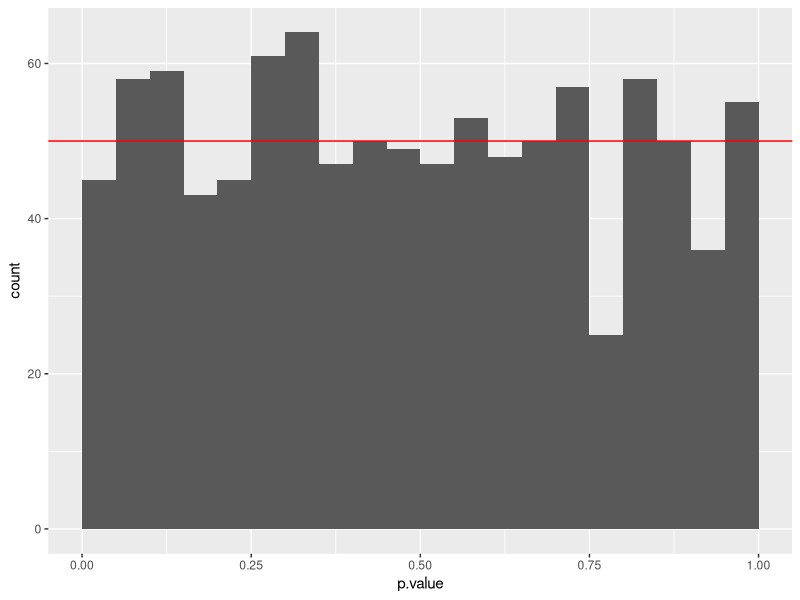
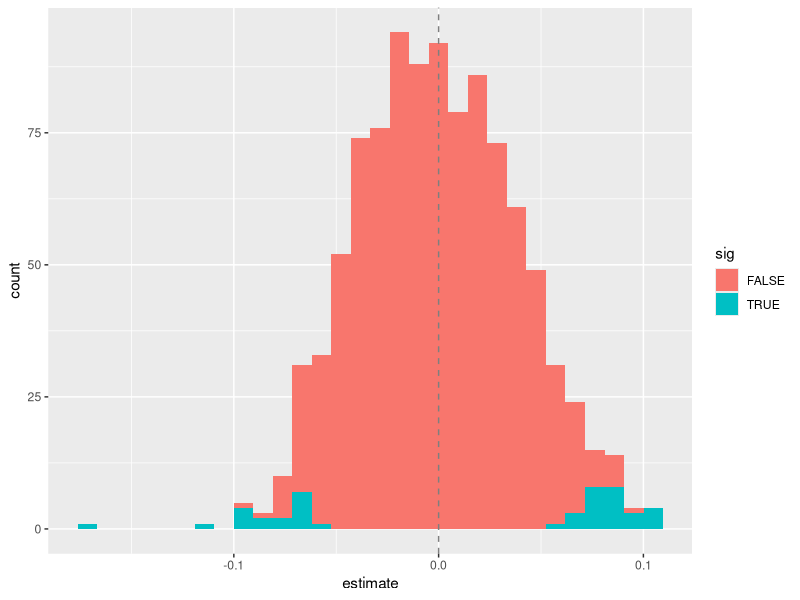
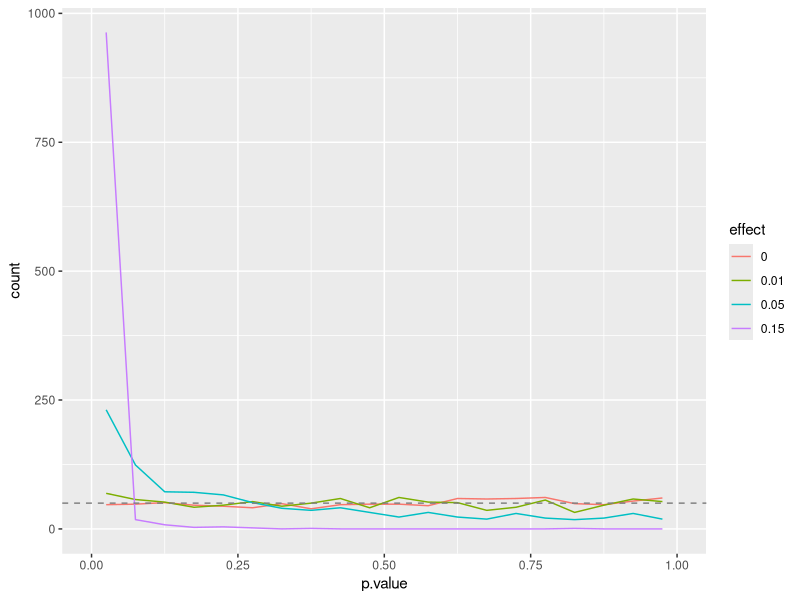
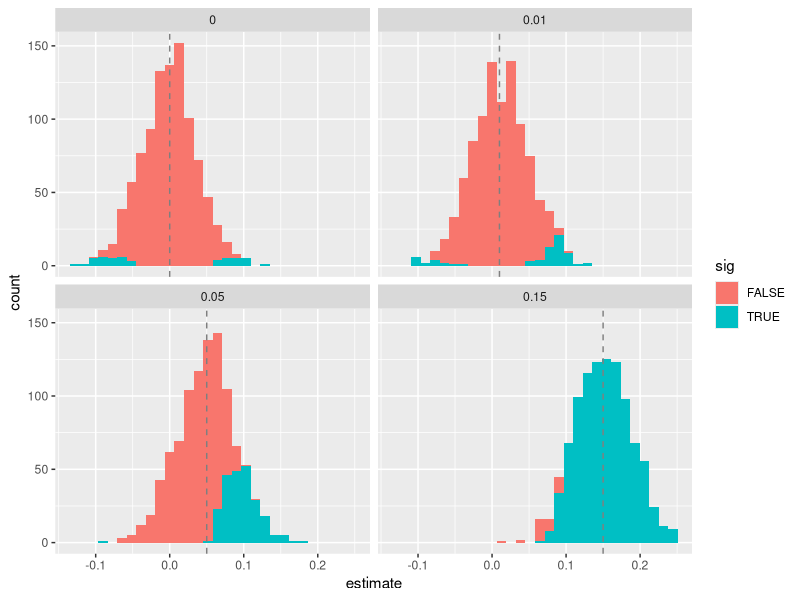
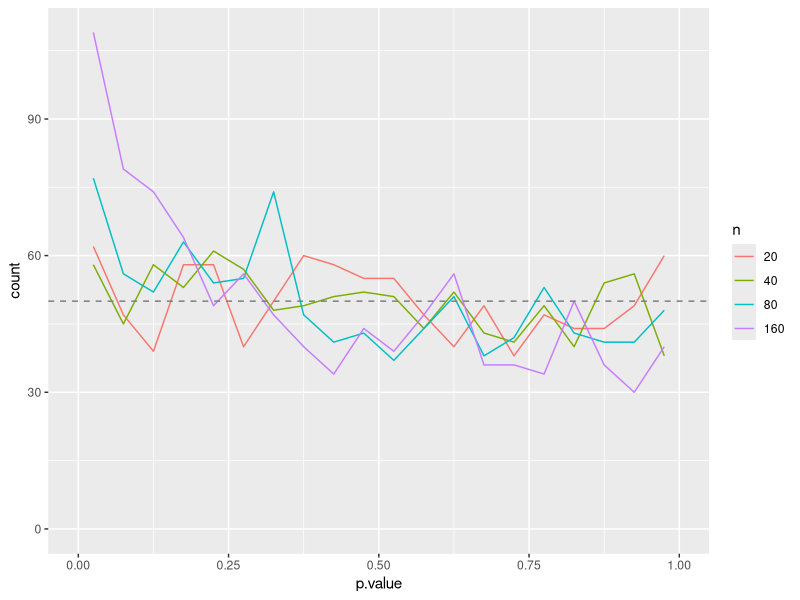
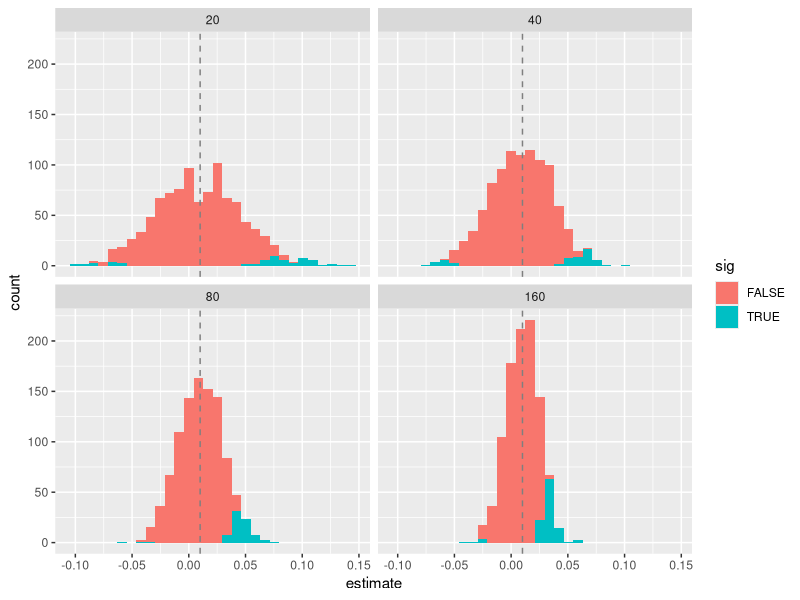
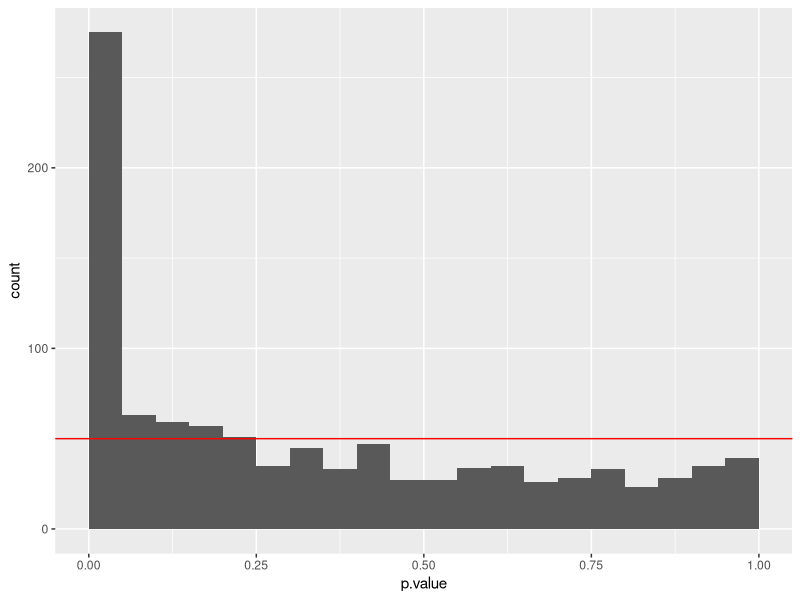
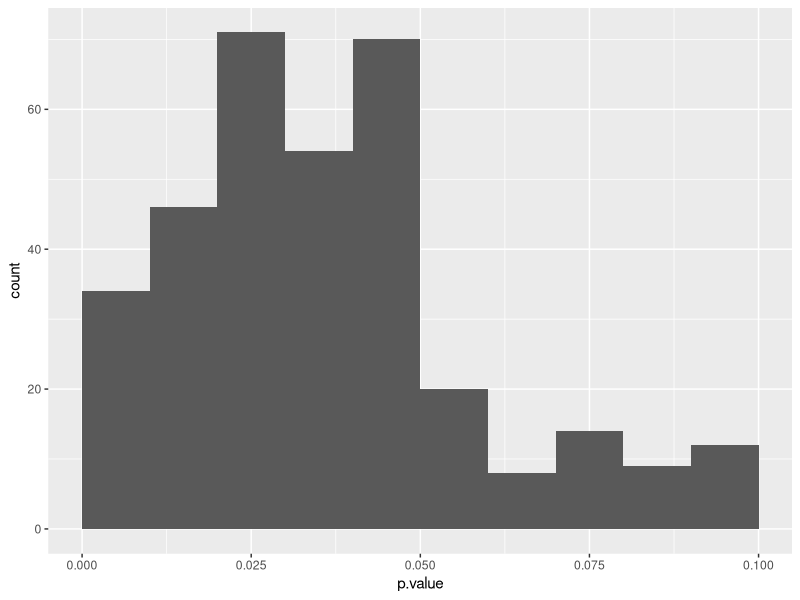

Source code (R) for these figures, in order:
#### P-VALUE PRACTICAL ####

# loading tidyverse
library(tidyverse)

# loading broom
library(broom)

#### some random data ####

# choosing random numbers
set.seed(42)    # guarantees reproducibility, put in a random number
dat <- tibble(
  x = 1:20, 
  y = rnorm(20))

# creating a model
mod <- lm(y ~ x, data = dat)

# performing an anova analyses
anova(mod)
summary(mod)

# p-value is 0.1252
# effect size (r^2) is 0.1256

# this does the same (I think), but with broom
glance(mod)
tidy(mod)

#### lots of random data ####

# we want to do this many times
rerun(.n = 2, tibble(x = 1:20, y = rnorm(20))) %>%  # do 2 first to check if it works
  map(~ lm(y ~ x, data = .)) %>% 
  map_df(glance)

# making the model:
mod1000 <- rerun(.n = 1000, tibble(x = 1:20, y = rnorm(20))) %>%  # n=1000 to run this 1000 times
  map(~ lm(y ~ x, data = .)) %>% 
  map_df(tidy) %>% 
  filter(term == "x")

nbins <- 20
ggplot(mod1000, aes(x = p.value)) + 
  geom_histogram(binwidth = 1/nbins, center = 1/nbins/2) + # make bins centered correctly
  geom_hline(yintercept = 1000/nbins, colour = "red")
# this gives a histogram with a red line at 50 showing the distribution of p-values

mod1000 %>% 
  mutate(sig = p.value < 0.05) %>% 
  ggplot(aes(x = estimate, fill = sig)) +
  geom_histogram() +
  geom_vline(xintercept = 0, colour = "grey50", linetype = "dashed")
# this gives a histogram showing how often the p-value will be true and false

#### finding a small effect ####

effect_sizes <- c(0, 0.01, 0.05, 0.15) # 0.05 will give a change of 1 over the 0-20 x range == standard deviation

# making the model:
mod_effect <- effect_sizes %>% 
  set_names() %>% 
  map_df(~ {
    rerun(.n = 1000, tibble(x = 1:20, y = rnorm(20, mean = x * .))) %>% 
    map(~ lm(y ~ x, data = .)) %>% 
    map_df(tidy)
  }, .id = "effect") %>% 
  filter(term == "x")

nbins <- 20
ggplot(mod_effect, aes(x = p.value, colour = effect)) +
  geom_freqpoly(binwidth = 1/nbins, center = 1/nbins/2) +
  geom_hline(yintercept = 1000/nbins, colour = "grey50", linetype = "dashed") +
  lims(x = c(0, 1))
# this gives a plot showing the p-value on the x-axis and count on the y-axis for each effect size

mod_effect %>% 
  mutate(sig = p.value < 0.05) %>% 
  ggplot(aes(x = estimate, fill = sig)) +
  geom_histogram() +
  geom_vline(data = tibble(effect = effect_sizes), aes(xintercept = effect), linetype = "dashed", colour = "grey50") +
  facet_wrap(~ effect)
# this gives a plot showing how often the p-value will be true and false for each effect size with the estimate on the x-axis

#### effect of sample size ####

sample_sizes <- c(20, 40, 80, 160)
effect <- 0.01

# making the model:
mod_n <- sample_sizes %>%
  set_names() %>%
  map_df(~{
    rerun(.n = 1000, tibble(x = seq(1, 20, length = .), y = rnorm(., mean = x * effect))) %>% 
      map(~lm(y ~ x, data = .)) %>% 
      map_df(tidy)
  }, .id = "n") %>%
  filter(term == "x") %>% 
  mutate(n = factor(n, levels = sample_sizes))

nbins <-  20
ggplot(mod_n, aes(x = p.value, colour = n)) +
  geom_freqpoly(binwidth = 1/nbins, center = 1/nbins/2) +
  geom_hline(yintercept = 1000/nbins, colour = "grey50", linetype = "dashed") +
  lims(x = c(0, 1))
# this gives a plot showing the count of each p-value for each n

mod_n %>% 
  mutate(sig = p.value < 0.05) %>% 
  ggplot(aes(x = estimate, fill = sig)) +
  geom_histogram() +
  geom_vline(xintercept = effect, linetype = "dashed", colour = "grey50") +
  facet_wrap(~ n)
# this gives a plot showing true and false significance for each p-value with estimate on x-axis

#### effect of p-hacking ####

# making the model
p_hack <- rerun(.n = 1000, tibble(x = 1:20, y = rnorm(20))) %>% 
  map_df(~{
    data <- .
    mod0 <- lm(y ~ x, data = data)
    n  <- 1#counter
    while(glance(mod0)$p.value > 0.05 & n <=3){#while conditions are true - do expression
      data <- data %>% slice(-which.max(abs(resid(mod0))))#remove point with largest absolute residual
      mod0 <- lm(y ~ x, data = data)
      n <- n + 1#increment counter
    }
    tidy(mod0)
  }) %>% 
  filter(term == "x")

nbins <-  20
p_hack %>% 
  ggplot(aes(x = p.value)) +
  geom_histogram(binwidth = 1/nbins, center = 1/nbins/2) +
  geom_hline(yintercept = 1000/nbins, colour = "red") 
# shows a clear effect of p-hacking (because it is above the red line?)

p_hack %>% 
  ggplot(aes(x = p.value)) +
  geom_histogram(binwidth = 0.01, center = 0.005) + 
  xlim(0, 0.1) 
# shows good evidence of p-hacking because there are many values close to threshold (0.05)

# P-hacking can be detected by an excess of p-values just below p = 0.05 ([Head et al. 2015](https://doi.org/10.1371/journal.pbio.1002106)). Can you detect p-hacking in your output?